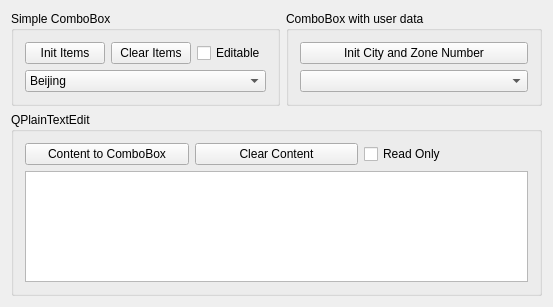
<?xml version="1.0" encoding="UTF-8"?>
<ui version="4.0">
 <class>Widget</class>
 <widget class="QWidget" name="Widget">
  <property name="geometry">
   <rect>
    <x>0</x>
    <y>0</y>
    <width>553</width>
    <height>307</height>
   </rect>
  </property>
  <property name="windowTitle">
   <string>Widget</string>
  </property>
  <layout class="QVBoxLayout" name="verticalLayout_3">
   <item>
    <layout class="QHBoxLayout" name="horizontalLayout">
     <item>
      <widget class="QGroupBox" name="groupBox">
       <property name="title">
        <string>Simple ComboBox</string>
       </property>
       <layout class="QGridLayout" name="gridLayout">
        <item row="0" column="0">
         <widget class="QPushButton" name="btnInitItems">
          <property name="text">
           <string>Init Items</string>
          </property>
         </widget>
        </item>
        <item row="0" column="1">
         <widget class="QPushButton" name="btnClearItems">
          <property name="text">
           <string>Clear Items</string>
          </property>
         </widget>
        </item>
        <item row="0" column="2">
         <widget class="QCheckBox" name="checkBoxEditable">
          <property name="text">
           <string>Editable</string>
          </property>
         </widget>
        </item>
        <item row="1" column="0" colspan="3">
         <widget class="QComboBox" name="comboBox">
          <item>
           <property name="text">
            <string>Beijing</string>
           </property>
           <property name="icon">
            <iconset resource="res.qrc">
             <normaloff>:/images/icons/UNIT.ICO</normaloff>:/images/icons/UNIT.ICO</iconset>
           </property>
          </item>
          <item>
           <property name="text">
            <string>Shanghai</string>
           </property>
           <property name="icon">
            <iconset resource="res.qrc">
             <normaloff>:/images/icons/UNIT.ICO</normaloff>:/images/icons/UNIT.ICO</iconset>
           </property>
          </item>
         </widget>
        </item>
       </layout>
      </widget>
     </item>
     <item>
      <widget class="QGroupBox" name="groupBox_2">
       <property name="title">
        <string>ComboBox with user data</string>
       </property>
       <layout class="QVBoxLayout" name="verticalLayout">
        <item>
         <widget class="QPushButton" name="btnInitCityItems">
          <property name="text">
           <string>Init City and Zone Number</string>
          </property>
         </widget>
        </item>
        <item>
         <widget class="QComboBox" name="comboBox_2"/>
        </item>
       </layout>
      </widget>
     </item>
    </layout>
   </item>
   <item>
    <widget class="QGroupBox" name="groupBox_3">
     <property name="title">
      <string>QPlainTextEdit</string>
     </property>
     <layout class="QVBoxLayout" name="verticalLayout_2">
      <item>
       <layout class="QHBoxLayout" name="horizontalLayout_2">
        <item>
         <widget class="QPushButton" name="btnToComboBox">
          <property name="text">
           <string>Content to ComboBox</string>
          </property>
         </widget>
        </item>
        <item>
         <widget class="QPushButton" name="btnClearText">
          <property name="text">
           <string>Clear Content</string>
          </property>
         </widget>
        </item>
        <item>
         <widget class="QCheckBox" name="checkBoxReadOnly">
          <property name="text">
           <string>Read Only</string>
          </property>
         </widget>
        </item>
       </layout>
      </item>
      <item>
       <widget class="QPlainTextEdit" name="plainTextEdit"/>
      </item>
     </layout>
    </widget>
   </item>
  </layout>
 </widget>
 <layoutdefault spacing="6" margin="11"/>
 <resources>
  <include location="res.qrc"/>
 </resources>
 <connections/>
</ui>
